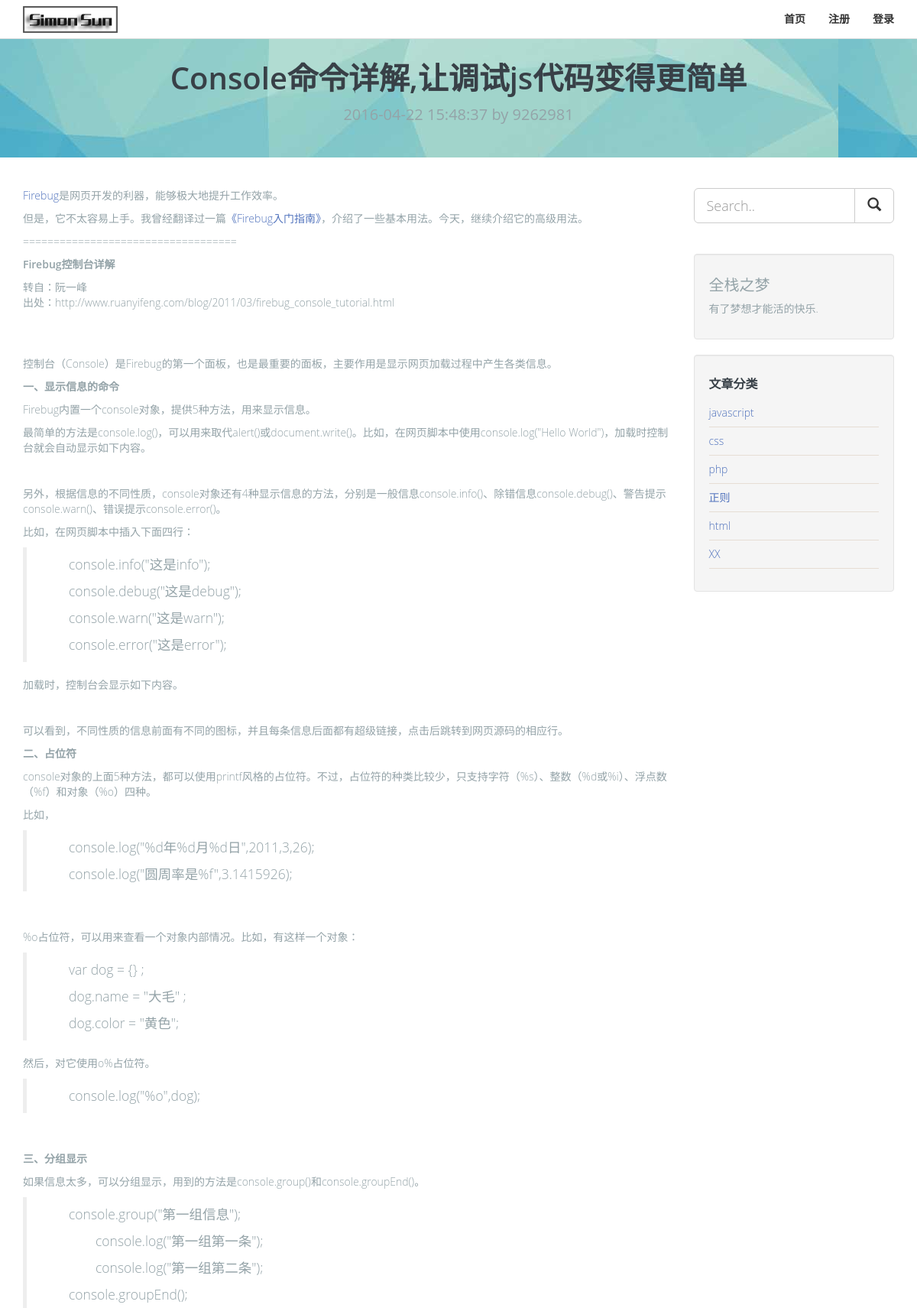
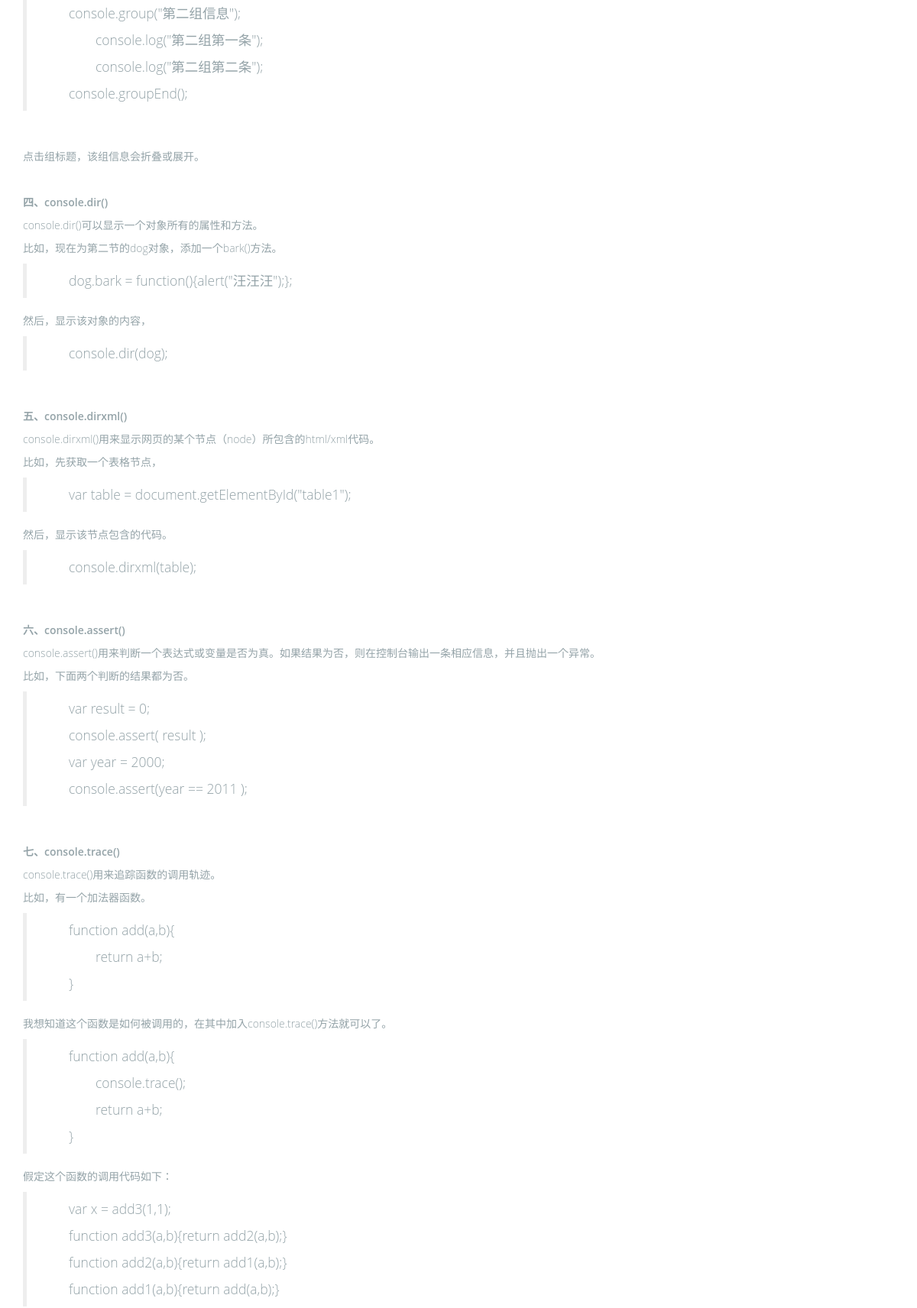
Page /article.php?id=93 (upper part) on the committed database (2 pictures, top to bottom).
### tables this page shows
CREATE TABLE IF NOT EXISTS `pppf_category` (
  `category_id` tinyint(3) unsigned NOT NULL AUTO_INCREMENT,
  `category_name` varchar(10) NOT NULL,
  PRIMARY KEY (`category_id`)
);

### includes/mysql.func.php (called while the page is built, shortened)
<?php
	function _query($_sql){
		if(!$_result=mysql_query($_sql)){
			exit("sql执行失败".mysql_error());
		}
		return  $_result;
	}
	function _fetch_array_list($_result){
		return mysql_fetch_array($_result,MYSQL_ASSOC);
	}
?>

### includes/blogslider.inc.php (the view, shortened to what this page needs)
<div class="col-md-3">
     <div class="blog-search has-margin-bottom">
        <form method="post" action="search.php?action=search">
		<div class="input-group input-group-lg">
		 <input name="search" type="text" class="form-control" placeholder="Search..">
          <span class="input-group-btn">
          <button class="btn btn-default" type="submit"><i class="glyphicon glyphicon-search glyphicon-lg"></i></button>
          </span>
		</div>
		</form>
      </div>
      <div class="well">
        <h4>全栈之梦</h4>
        <p>有了梦想才能活的快乐.</p>
      </div>
     <div class="well vertical-links has-margin-bottom">
        <h6>文章分类</h6>
        <ul class="list-unstyled">
		<?php
		$_cid= _query("
					SELECT	*
					FROM pppf_category
					");
		$_htmlcid=array();
		while(!!$_rowss=_fetch_array_list($_cid)){
			$_htmlcid['id']=$_rowss['category_id'];
			$_htmlcid['name']=$_rowss['category_name'];
		?>
          <li><a href="category.php?action=cate&id=<?=$_htmlcid['name']?>"><?=$_htmlcid['name']?> <span class="badge pull-right"></span> </a></li>
		<?php
		}
		?>
        </ul>
      </div>
    </div>
  </div>

### css/startup.css (style rules this page uses)
body { font-family: 'Open Sans', Arial, sans-serif; background:#FFF; font-weight:300; height: 100%; margin: 0; padding: 0; color:#94a3a8; }
strong, b { font-weight:600; }
h4 { font-size:20px; margin:10px 0; }
h6 { font-size:16px; font-weight:600; margin:10px 0; color: #384047; }
a { color:#5173bd; }
.btn, .btn-lg, .input-lg { border-radius:3px; }
.form-control { border-radius: 3px; -webkit-box-shadow:none; box-shadow:none; }
.has-margin-bottom { margin-bottom:40px; }
.vertical-links li { border-bottom: 1px solid #E6DDD4; padding: 8px 0; }

### rows in the picture
pppf_category: name "javascript"
pppf_category: category_name "css"
pppf_category: category_name "php"
pppf_category: category_name "正则"
pppf_category: category_name "html"
pppf_category: name "XX"

### other values in the picture
$_html['title'] "Console命令详解,让调试js代码变得更简单"
$_html['date'] "2016-04-22 15:48:37"
$_html['username'] "9262981"
